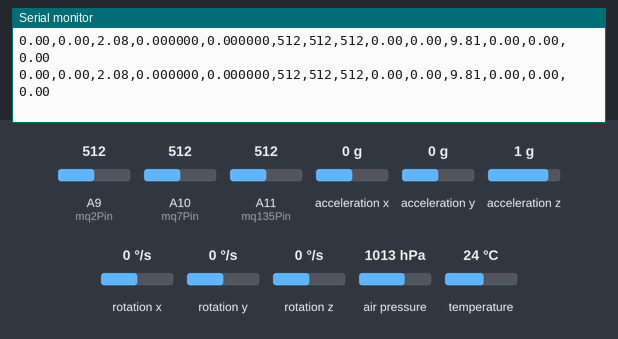
This sketch was run on a simulated Arduino Mega 2560, built with avr-gcc and run on an emulated ATmega2560. On the bench: the last lines printed to the serial monitor. Inputs (shaded band) come from the test bench; at power-on: acceleration x 0 g, A9 (mq2Pin) = 512, A10 (mq7Pin) = 512, A11 (mq135Pin) = 512, air pressure 1013 hPa, acceleration y 0 g, acceleration z 1 g, rotation x 0 °/s, rotation y 0 °/s, rotation z 0 °/s, temperature 24 °C. No radio packets arrive unless stated.

Above: at 2.1 s.
2.2 s: acceleration x set to -1.4 g
At 3.5 s:
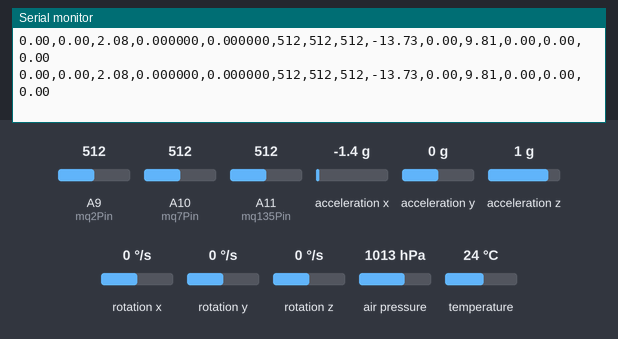
3.9 s: A9 (mq2Pin) set to 716
At 3.9 s:
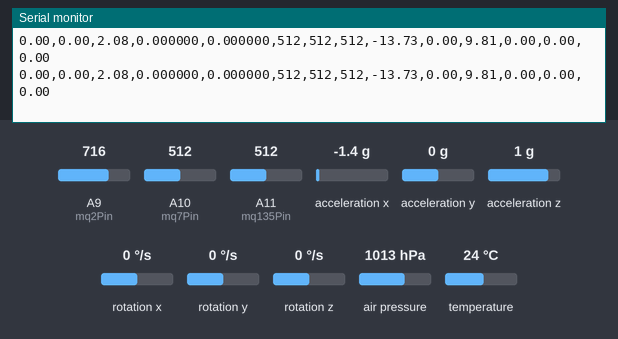
5.6 s: A10 (mq7Pin) set to 716
At 7.0 s:
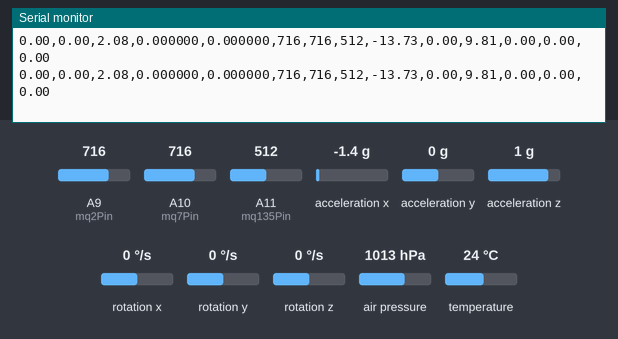
7.3 s: A11 (mq135Pin) set to 716
At 8.3 s:
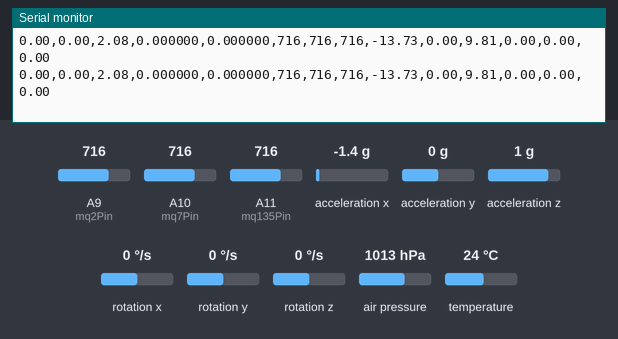
9.0 s: air pressure set to 1048 hPa
At 10.4 s:
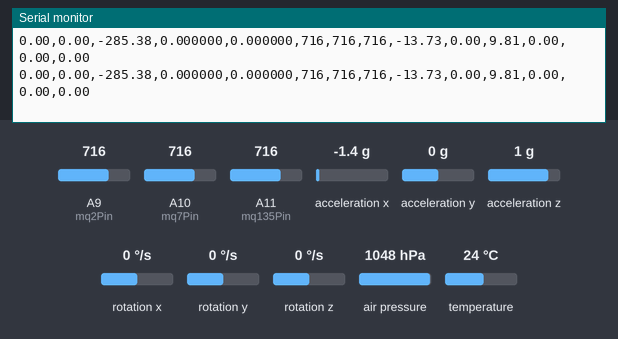
13.5 s: acceleration y set to -1.4 g
At 13.5 s:
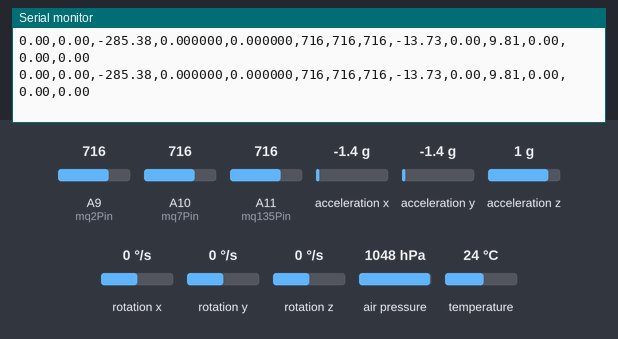

The sketch:

teensey_isw_sensor_test.ino
```cpp
#include <Wire.h>
#include "Adafruit_BME680.h"
#include <Adafruit_MPU6050.h>
#include <Adafruit_Sensor.h>
#include <TinyGPS++.h>
#include <SoftwareSerial.h>
#include <LoRa.h>
#define rxGPS 0
#define txGPS 1

#define SEALEVELPRESSURE_HPA (1013.25)
#define CS_PIN 10 // Chip select pin for BME680
#define LORA_CS 7     // Chip select pin for LoRa (NSS)
#define LORA_RST 9    // Reset pin for LoRa
#define LORA_IRQ 2    // IRQ pin for LoRa (can be changed as needed)

const int mq2Pin = A9; // MQ-2 for smoke and flammable gases
const int mq7Pin = A10; // MQ-7 for carbon monoxide
const int mq135Pin = A11; // MQ-135 for air quality (various gases)

Adafruit_BME680 bme(CS_PIN);
Adafruit_MPU6050 mpu;

long lat, lon;
SoftwareSerial gpsSerial(rxGPS, txGPS);
TinyGPSPlus gps;

void setup() {
  Serial.begin(9600);
  gpsSerial.begin(9600);
  while (!Serial);
  Serial.println(F("Begin"));

  if (!bme.begin()) {
    Serial.println("Could not find a valid BME680 sensor, check wiring!");
    while (1);
  }

  if (!mpu.begin()) {
    Serial.println("Failed to find MPU6050 chip");
    while (1) delay(10);  // Infinite loop if MPU6050 not found
  }

  // Set up oversampling and filter initialization
  bme.setTemperatureOversampling(BME680_OS_8X);
  bme.setPressureOversampling(BME680_OS_4X);
  bme.setIIRFilterSize(BME680_FILTER_SIZE_3);

  mpu.setAccelerometerRange(MPU6050_RANGE_8_G);
  mpu.setGyroRange(MPU6050_RANGE_500_DEG);

  mpu.setFilterBandwidth(MPU6050_BAND_21_HZ);

  // Initialize LoRa module
  LoRa.setPins(LORA_CS, LORA_RST, LORA_IRQ);
  if (!LoRa.begin(433E6)) {
    Serial.println("Starting LoRa failed!");
    while (1);
  }
  Serial.println("LoRa initialized.");
}

void loop() {

  delay(100);

  float latitude = 0.0;
  float longitude = 0.0;

  //Check and handle GPS data separately
  if (gps.location.isValid()) {
    latitude = gps.location.lat();
    longitude = gps.location.lng();
    Serial.println(latitude);
    Serial.println(longitude);

  }

  // Now handle the other sensors
  sensors_event_t a, g, temp;
  mpu.getEvent(&a, &g, &temp);  // Read sensor data

  float temperature = bme.temperature;
  float pressure = bme.pressure / 100.0;
  float altitude = bme.readAltitude(SEALEVELPRESSURE_HPA);
  int smoke = analogRead(mq2Pin); // Read MQ-2 sensor value
  int CO = analogRead(mq7Pin); // Read MQ-7 sensor value
  int AQ = analogRead(mq135Pin); // Read MQ-135 sensor value

  float ax = a.acceleration.x;
  float ay = a.acceleration.y;
  float az = a.acceleration.z;

  float gx = g.gyro.x;
  float gy = g.gyro.y;
  float gz = g.gyro.z;


  String word = String(temperature) + "," + String(pressure) + "," + String(altitude) + "," +
                String(latitude, 6) + "," + String(longitude, 6) + "," + String(smoke) + "," + String(CO) + "," +
                String(AQ) + "," + String(ax) + "," + String(ay) + "," + String(az) + "," +
                String(gx) + "," + String(gy) + "," + String(gz);

  Serial.println(word);
  // Send data over LoRa
  LoRa.beginPacket();
  LoRa.print(word);
  LoRa.endPacket();

  Serial.println(word);

  delay(1000);
}
```

Measured:
- after the input at 2.2 s, the serial monitor: prints a new line after 0.32 s (image 1)
- after the input at 5.6 s, the serial monitor: prints a new line after 0.52 s (image 3)
- after the input at 7.3 s, the serial monitor: prints a new line at once (image 4)
- after the input at 9.0 s, the serial monitor: prints a new line after 0.72 s (image 5)
